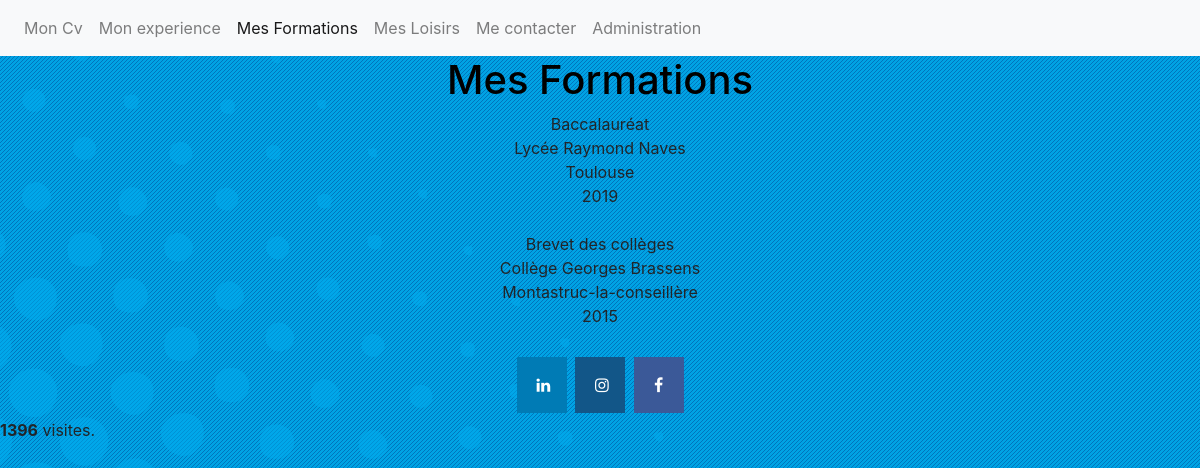
Screenshot of /index.php?page=formations with the database file from the repository.
### tables this page shows
CREATE TABLE IF NOT EXISTS `formation` (
  `id` int(11) NOT NULL AUTO_INCREMENT,
  `diplome` varchar(1024) DEFAULT NULL,
  `etablissement` varchar(1024) DEFAULT NULL,
  `lieu` varchar(1024) DEFAULT NULL,
  `annee` varchar(50) DEFAULT NULL,
  PRIMARY KEY (`id`)
);

### includes/functions.php (called while the page is built, shortened)
<?php
function getBody($page){
    include "pages/$page.php";
}
function getFooter($page){
    include 'partials/footer.php';
}
    ?>

### pages/formations.php (the view, shortened to what this page needs)
<div style="text-align: center;">
<?php
try {
    $bdd = new PDO('mysql:host=localhost;dbname=cv-Loick;charset=utf8', "root", '');
}
catch(Exception $e) {
    die('Erreur : '.$e->getMessage());
}
$reponse = $bdd->query('SELECT diplome, etablissement, lieu, annee FROM formation');
while ($donnees = $reponse->fetch()) {
    echo $donnees["diplome"] . '<br />';
    echo $donnees["etablissement"] . '<br />';
    echo $donnees["lieu"] . '<br />';
    echo $donnees["annee"] . '<br />';
    echo '<br />';
}
?>
</div>

### rows the page displays
formation: diplome "Baccalauréat", etablissement "Lycée Raymond Naves", lieu "Toulouse", annee "2019"
formation: diplome "Brevet des collèges", etablissement "Collège Georges Brassens", lieu "Montastruc-la-conseillère", annee "2015"

### other values shown
getTitle($navPage) "Mon Cv"
getTitle($navPage) "Mon experience"
getTitle($navPage) "Mes Formations"
getTitle($navPage) "Mes Loisirs"
getTitle($navPage) "Me contacter"
getTitle($navPage) "Administration"
getTitle($page) "Mes Formations"
$compte "1396"
